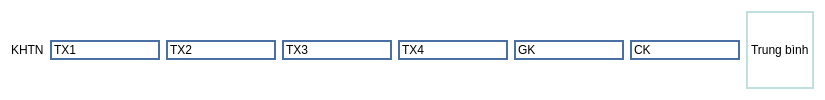
               <widget class="QWidget" name="widget_53" native="true">
                <property name="styleSheet">
                 <string notr="true">background-color: rgb(255, 255, 255);</string>
                </property>
                <layout class="QHBoxLayout" name="horizontalLayout_46">
                 <item>
                  <widget class="QLabel" name="label_91">
                   <property name="text">
                    <string>KHTN</string>
                   </property>
                  </widget>
                 </item>
                 <item>
                  <widget class="QLineEdit" name="lineEdit_238">
                   <property name="styleSheet">
                    <string notr="true">border: 2px solid #4A6FA5;</string>
                   </property>
                   <property name="text">
                    <string>TX1</string>
                   </property>
                  </widget>
                 </item>
                 <item>
                  <widget class="QLineEdit" name="lineEdit_239">
                   <property name="styleSheet">
                    <string notr="true">border: 2px solid #4A6FA5;</string>
                   </property>
                   <property name="text">
                    <string>TX2</string>
                   </property>
                  </widget>
                 </item>
                 <item>
                  <widget class="QLineEdit" name="lineEdit_240">
                   <property name="styleSheet">
                    <string notr="true">border: 2px solid #4A6FA5;</string>
                   </property>
                   <property name="text">
                    <string>TX3</string>
                   </property>
                  </widget>
                 </item>
                 <item>
                  <widget class="QLineEdit" name="lineEdit_241">
                   <property name="styleSheet">
                    <string notr="true">border: 2px solid #4A6FA5;</string>
                   </property>
                   <property name="text">
                    <string>TX4</string>
                   </property>
                  </widget>
                 </item>
                 <item>
                  <widget class="QLineEdit" name="lineEdit_242">
                   <property name="styleSheet">
                    <string notr="true">border: 2px solid #4A6FA5;</string>
                   </property>
                   <property name="text">
                    <string>GK</string>
                   </property>
                  </widget>
                 </item>
                 <item>
                  <widget class="QLineEdit" name="lineEdit_243">
                   <property name="styleSheet">
                    <string notr="true">border: 2px solid #4A6FA5;</string>
                   </property>
                   <property name="text">
                    <string>CK</string>
                   </property>
                  </widget>
                 </item>
                 <item>
                  <widget class="QLabel" name="label_92">
                   <property name="styleSheet">
                    <string notr="true">border: 2px solid #C0E0E0;</string>
                   </property>
                   <property name="text">
                    <string>Trung bình</string>
                   </property>
                  </widget>
                 </item>
                </layout>
               </widget>
